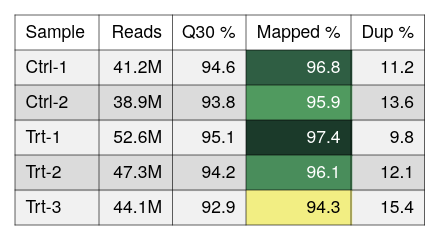

Here is the Vega-Lite specification saved for this chart:
### Vega-Lite specification from a JSON file in a GitHub repository (floating-point values rounded to 4 significant figures)
{"background": null, "config": {"arc": {"fill": "#DBDBDB", "fillOpacity": 1.0, "innerRadius": 25.0, "padAngle": 0.03, "stroke": "black", "strokeOpacity": 1, "strokeWidth": 0.25}, "area": {"fill": "#DBDBDB", "fillOpacity": 1.0, "stroke": "black", "strokeOpacity": 1, "strokeWidth": 0.25}, "axis": {"domain": true, "domainCap": "round", "domainColor": "black", "domainWidth": 0.25, "grid": false, "gridCap": "round", "gridColor": "#F1F1F1", "gridDash": [0, 0], "gridOpacity": 1.0, "gridWidth": 0.25, "labelColor": "black", "labelFont": "Helvetica Neue, HelveticaNeue, Helvetica, Arial, sans-serif", "labelFontSize": 7, "labelFontStyle": "normal", "labelFontWeight": 400, "offset": 4.5, "ticks": true, "tickCap": "round", "tickColor": "black", "tickRound": false, "tickSize": 3, "tickWidth": 0.25, "titleColor": "black", "titleFont": "Helvetica Neue, HelveticaNeue, Helvetica, Arial, sans-serif", "titleFontSize": 7, "titleFontStyle": "normal", "titleFontWeight": 400}, "axisX": {"domain": true, "labelAlign": "center", "labelAngle": 0, "labels": true, "ticks": true, "translate": 0}, "axisY": {"domain": true, "labelAlign": "right", "labelAngle": 0, "labels": true, "ticks": true, "translate": 0}, "axisRight": {"domain": true, "labelAlign": "left", "labelAngle": 0, "labels": true, "ticks": true, "translate": 0}, "axisTop": {"domain": true, "labelAlign": "center", "labelAngle": 0, "labels": true, "ticks": true, "translate": 0}, "axisBand": {"tickOffset": 0}, "bar": {"fill": "#DBDBDB", "fillOpacity": 1.0, "stroke": "black", "strokeOpacity": 1, "strokeWidth": 0.25}, "boxplot": {"size": 9.0, "ticks": {"cornerRadius": 0.25, "fill": "black", "opacity": 1, "size": 4.5, "thickness": 0.25}, "box": {"fillOpacity": 1.0, "stroke": "black", "strokeOpacity": 1, "strokeWidth": 0.25}, "median": {"cornerRadius": 0, "fill": "black", "fillOpacity": 1.0, "opacity": 1, "size": 9.0, "thickness": 0.25}, "rule": {"fill": "black", "fillOpacity": 1.0, "size": 10.0, "stroke": "black", "strokeDash": [0, 0], "strokeOpacity": 1, "strokeWidth": 0.25}, "outliers": {"color": "black", "fill": "black", "fillOpacity": 1.0, "size": 0, "stroke": "black", "strokeOpacity": 1, "strokeWidth": 0.25}}, "circle": {"fill": "black", "fillOpacity": 1.0, "size": 1.25, "stroke": null, "strokeOpacity": 1, "strokeWidth": 0.25}, "errorband": {"band": {"fillOpacity": 0.6, "stroke": null, "strokeWidth": 0.25, "strokeOpacity": 1}, "borders": {"opacity": 0, "strokeOpacity": 0.25, "strokeWidth": 1}}, "errorbar": {"opacity": 1, "rule": {"strokeDash": [0, 0], "strokeWidth": 0.25}, "ticks": {"color": "black", "cornerRadius": 0.125, "opacity": 1, "size": 6.0, "thickness": 0.25}, "thickness": 0.25}, "font": "Helvetica Neue, HelveticaNeue, Helvetica, Arial, sans-serif", "geoshape": {"fill": "#DBDBDB", "fillOpacity": 1.0, "stroke": "black", "strokeOpacity": 1, "strokeWidth": 0.25}, "header": {"labelColor": "black", "labelFont": "Helvetica Neue, HelveticaNeue, Helvetica, Arial, sans-serif", "labelFontSize": 7, "labelFontStyle": "normal", "labelFontWeight": 400, "titleColor": "black", "titleFont": "Helvetica Neue, HelveticaNeue, Helvetica, Arial, sans-serif", "titleFontSize": 7, "titleFontStyle": "normal", "titleFontWeight": 400, "titlePadding": 0}, "legend": {"disable": false, "offset": 4.5, "titlePadding": 4, "labelOffset": 2, "gradientLabelOffset": 2, "gradientLength": 50.0, "gradientThickness": 5.0, "gradientOpacity": 1.0, "gradientStrokeColor": "black", "gradientStrokeWidth": 0.25, "labelColor": "black", "labelFont": "Helvetica Neue, HelveticaNeue, Helvetica, Arial, sans-serif", "labelFontSize": 7, "labelFontStyle": "normal", "labelFontWeight": 400, "strokeColor": "black", "strokeWidth": 0, "symbolSize": 42, "symbolStrokeColor": "black", "symbolStrokeWidth": 0.25, "titleColor": "black", "titleFont": "Helvetica Neue, HelveticaNeue, Helvetica, Arial, sans-serif", "titleFontSize": 7, "titleFontStyle": "normal", "titleFontWeight": 400}, "line": {"color": "black", "stroke": "black", "strokeCap": "butt", "strokeDash": [0, 0], "strokeOpacity": 1, "strokeWidth": 0.5}, "point": {"filled": true, "fill": "#DBDBDB", "fillOpacity": 1.0, "size": 5.0, "stroke": "black", "strokeOpacity": 1, "strokeWidth": 0.25}, "range": {"category": ["#B2B2B2", "#636363", "#4A7CD3", "#008542", "#382864", "#509F98", "#284F93", "#005226", "#A398D6", "#173633"], "diverging": {"scheme": ["#443E60", "#5F597E", "#7C759B", "#9994B6", "#B7B4CC", "#D6D5DC", "#F6F6F6", "#D1DAD9", "#A4C2BF", "#7AA9A4", "#578E89", "#37736E", "#1B5954"]}, "heatmap": {"scheme": ["#32022B", "#43044D", "#4C196E", "#4D338C", "#484DA6", "#3A68BB", "#1D83CA", "#1D9CCB", "#23B5C9", "#28CDC5", "#4DE0B4", "#91EE9F"]}, "ordinal": {"scheme": ["#F1F1F1", "#DBDBDB", "#C6C6C6", "#B2B2B2", "#9D9D9D", "#898989", "#767676", "#636363", "#515151", "#404040", "#2F2F2F", "#1F1F1F"]}, "ramp": {"scheme": ["#32022B", "#43044D", "#4C196E", "#4D338C", "#484DA6", "#3A68BB", "#1D83CA", "#1D9CCB", "#23B5C9", "#28CDC5", "#4DE0B4", "#91EE9F"]}}, "rule": {"color": "black", "stroke": "black", "strokeCap": "round", "strokeDash": [2, 2], "strokeOpacity": 1, "strokeWidth": 0.25}, "scale": {"bandPaddingInner": 0.1, "bandPaddingOuter": 0.1, "round": false}, "rect": {"fill": "#DBDBDB", "fillOpacity": 1.0, "stroke": "black", "strokeOpacity": 1, "strokeWidth": 0.25}, "square": {"fill": "#DBDBDB", "fillOpacity": 1.0, "size": 10.0, "stroke": "black", "strokeOpacity": 1, "strokeWidth": 0.25}, "text": {"color": "black", "font": "Helvetica Neue, HelveticaNeue, Helvetica, Arial, sans-serif", "fontSize": 7, "fontStyle": "normal", "fontWeight": 400}, "tick": {"color": "black", "cornerRadius": 0.125, "opacity": 1.0, "size": 9.0, "thickness": 0.25}, "title": {"anchor": "middle", "frame": "group", "color": "black", "font": "Helvetica Neue, HelveticaNeue, Helvetica, Arial, sans-serif", "fontSize": 7, "fontStyle": "normal", "fontWeight": 400, "subtitleColor": "black", "subtitleFont": "Helvetica Neue, HelveticaNeue, Helvetica, Arial, sans-serif", "subtitleFontSize": "Helvetica Neue, HelveticaNeue, Helvetica, Arial, sans-serif", "subtitleFontStyle": "normal", "subtitleFontWeight": 400}, "trail": {"color": "black", "opacity": 1, "size": 0.5}, "view": {"continuousWidth": 100, "continuousHeight": 100, "discreteWidth": 100, "discreteHeight": 100, "fill": null, "stroke": null, "strokeWidth": 0.25}}, "layer": [{"data": {"name": "data-91056f8938c756990760b3ee3ffbadab"}, "mark": {"type": "rect", "fill": "#F1F1F1", "stroke": null, "strokeWidth": 0}, "encoding": {"x": {"value": 0}, "x2": {"value": 34.1}, "y": {"axis": null, "field": "__ytop", "scale": {"domain": [0, 84], "nice": false, "range": [0, 84], "zero": false}, "type": "quantitative"}, "y2": {"field": "__ybot"}}, "transform": [{"window": [{"op": "row_number", "field": "", "as": "__rowidx"}]}, {"calculate": "14 + (datum.__rowidx - 1) * 14", "as": "__ytop"}, {"calculate": "min(14 + datum.__rowidx * 14 + 0.5, 84)", "as": "__ybot"}, {"calculate": "14 + (datum.__rowidx - 0.5) * 14", "as": "__ymid"}, {"filter": "(datum.__rowidx - 1) % 2 == 0"}]}, {"data": {"name": "data-91056f8938c756990760b3ee3ffbadab"}, "mark": {"type": "rect", "fill": "#DBDBDB", "stroke": null, "strokeWidth": 0}, "encoding": {"x": {"value": 0}, "x2": {"value": 34.1}, "y": {"axis": null, "field": "__ytop", "scale": {"domain": [0, 84], "nice": false, "range": [0, 84], "zero": false}, "type": "quantitative"}, "y2": {"field": "__ybot"}}, "transform": [{"window": [{"op": "row_number", "field": "", "as": "__rowidx"}]}, {"calculate": "14 + (datum.__rowidx - 1) * 14", "as": "__ytop"}, {"calculate": "min(14 + datum.__rowidx * 14 + 0.5, 84)", "as": "__ybot"}, {"calculate": "14 + (datum.__rowidx - 0.5) * 14", "as": "__ymid"}, {"filter": "(datum.__rowidx - 1) % 2 == 1"}]}, {"data": {"name": "data-91056f8938c756990760b3ee3ffbadab"}, "mark": {"type": "rect", "fill": "#F1F1F1", "stroke": null, "strokeWidth": 0}, "encoding": {"x": {"value": 33.6}, "x2": {"value": 63.5}, "y": {"axis": null, "field": "__ytop", "scale": {"domain": [0, 84], "nice": false, "range": [0, 84], "zero": false}, "type": "quantitative"}, "y2": {"field": "__ybot"}}, "transform": [{"window": [{"op": "row_number", "field": "", "as": "__rowidx"}]}, {"calculate": "14 + (datum.__rowidx - 1) * 14", "as": "__ytop"}, {"calculate": "min(14 + datum.__rowidx * 14 + 0.5, 84)", "as": "__ybot"}, {"calculate": "14 + (datum.__rowidx - 0.5) * 14", "as": "__ymid"}, {"filter": "(datum.__rowidx - 1) % 2 == 0"}]}, {"data": {"name": "data-91056f8938c756990760b3ee3ffbadab"}, "mark": {"type": "rect", "fill": "#DBDBDB", "stroke": null, "strokeWidth": 0}, "encoding": {"x": {"value": 33.6}, "x2": {"value": 63.5}, "y": {"axis": null, "field": "__ytop", "scale": {"domain": [0, 84], "nice": false, "range": [0, 84], "zero": false}, "type": "quantitative"}, "y2": {"field": "__ybot"}}, "transform": [{"window": [{"op": "row_number", "field": "", "as": "__rowidx"}]}, {"calculate": "14 + (datum.__rowidx - 1) * 14", "as": "__ytop"}, {"calculate": "min(14 + datum.__rowidx * 14 + 0.5, 84)", "as": "__ybot"}, {"calculate": "14 + (datum.__rowidx - 0.5) * 14", "as": "__ymid"}, {"filter": "(datum.__rowidx - 1) % 2 == 1"}]}, {"data": {"name": "data-91056f8938c756990760b3ee3ffbadab"}, "mark": {"type": "rect", "fill": "#F1F1F1", "stroke": null, "strokeWidth": 0}, "encoding": {"x": {"value": 63.0}, "x2": {"value": 92.9}, "y": {"axis": null, "field": "__ytop", "scale": {"domain": [0, 84], "nice": false, "range": [0, 84], "zero": false}, "type": "quantitative"}, "y2": {"field": "__ybot"}}, "transform": [{"window": [{"op": "row_number", "field": "", "as": "__rowidx"}]}, {"calculate": "14 + (datum.__rowidx - 1) * 14", "as": "__ytop"}, {"calculate": "min(14 + datum.__rowidx * 14 + 0.5, 84)", "as": "__ybot"}, {"calculate": "14 + (datum.__rowidx - 0.5) * 14", "as": "__ymid"}, {"filter": "(datum.__rowidx - 1) % 2 == 0"}]}, {"data": {"name": "data-91056f8938c756990760b3ee3ffbadab"}, "mark": {"type": "rect", "fill": "#DBDBDB", "stroke": null, "strokeWidth": 0}, "encoding": {"x": {"value": 63.0}, "x2": {"value": 92.9}, "y": {"axis": null, "field": "__ytop", "scale": {"domain": [0, 84], "nice": false, "range": [0, 84], "zero": false}, "type": "quantitative"}, "y2": {"field": "__ybot"}}, "transform": [{"window": [{"op": "row_number", "field": "", "as": "__rowidx"}]}, {"calculate": "14 + (datum.__rowidx - 1) * 14", "as": "__ytop"}, {"calculate": "min(14 + datum.__rowidx * 14 + 0.5, 84)", "as": "__ybot"}, {"calculate": "14 + (datum.__rowidx - 0.5) * 14", "as": "__ymid"}, {"filter": "(datum.__rowidx - 1) % 2 == 1"}]}, {"data": {"name": "data-91056f8938c756990760b3ee3ffbadab"}, "mark": {"type": "rect", "fill": "#F1F1F1", "stroke": null, "strokeWidth": 0}, "encoding": {"x": {"value": 92.4}, "x2": {"value": 134.9}, "y": {"axis": null, "field": "__ytop", "scale": {"domain": [0, 84], "nice": false, "range": [0, 84], "zero": false}, "type": "quantitative"}, "y2": {"field": "__ybot"}}, "transform": [{"window": [{"op": "row_number", "field": "", "as": "__rowidx"}]}, {"calculate": "14 + (datum.__rowidx - 1) * 14", "as": "__ytop"}, {"calculate": "min(14 + datum.__rowidx * 14 + 0.5, 84)", "as": "__ybot"}, {"calculate": "14 + (datum.__rowidx - 0.5) * 14", "as": "__ymid"}, {"filter": "(datum.__rowidx - 1) % 2 == 0"}]}, {"data": {"name": "data-91056f8938c756990760b3ee3ffbadab"}, "mark": {"type": "rect", "fill": "#DBDBDB", "stroke": null, "strokeWidth": 0}, "encoding": {"x": {"value": 92.4}, "x2": {"value": 134.9}, "y": {"axis": null, "field": "__ytop", "scale": {"domain": [0, 84], "nice": false, "range": [0, 84], "zero": false}, "type": "quantitative"}, "y2": {"field": "__ybot"}}, "transform": [{"window": [{"op": "row_number", "field": "", "as": "__rowidx"}]}, {"calculate": "14 + (datum.__rowidx - 1) * 14", "as": "__ytop"}, {"calculate": "min(14 + datum.__rowidx * 14 + 0.5, 84)", "as": "__ybot"}, {"calculate": "14 + (datum.__rowidx - 0.5) * 14", "as": "__ymid"}, {"filter": "(datum.__rowidx - 1) % 2 == 1"}]}, {"data": {"name": "data-91056f8938c756990760b3ee3ffbadab"}, "mark": {"type": "rect", "fill": "#F1F1F1", "stroke": null, "strokeWidth": 0}, "encoding": {"x": {"value": 134.4}, "x2": {"value": 163.8}, "y": {"axis": null, "field": "__ytop", "scale": {"domain": [0, 84], "nice": false, "range": [0, 84], "zero": false}, "type": "quantitative"}, "y2": {"field": "__ybot"}}, "transform": [{"window": [{"op": "row_number", "field": "", "as": "__rowidx"}]}, {"calculate": "14 + (datum.__rowidx - 1) * 14", "as": "__ytop"}, {"calculate": "min(14 + datum.__rowidx * 14 + 0.5, 84)", "as": "__ybot"}, {"calculate": "14 + (datum.__rowidx - 0.5) * 14", "as": "__ymid"}, {"filter": "(datum.__rowidx - 1) % 2 == 0"}]}, {"data": {"name": "data-91056f8938c756990760b3ee3ffbadab"}, "mark": {"type": "rect", "fill": "#DBDBDB", "stroke": null, "strokeWidth": 0}, "encoding": {"x": {"value": 134.4}, "x2": {"value": 163.8}, "y": {"axis": null, "field": "__ytop", "scale": {"domain": [0, 84], "nice": false, "range": [0, 84], "zero": false}, "type": "quantitative"}, "y2": {"field": "__ybot"}}, "transform": [{"window": [{"op": "row_number", "field": "", "as": "__rowidx"}]}, {"calculate": "14 + (datum.__rowidx - 1) * 14", "as": "__ytop"}, {"calculate": "min(14 + datum.__rowidx * 14 + 0.5, 84)", "as": "__ybot"}, {"calculate": "14 + (datum.__rowidx - 0.5) * 14", "as": "__ymid"}, {"filter": "(datum.__rowidx - 1) % 2 == 1"}]}, {"data": {"name": "data-91056f8938c756990760b3ee3ffbadab"}, "mark": {"type": "rect", "stroke": null, "strokeWidth": 0}, "encoding": {"color": {"field": "mapped", "legend": null, "scale": {"domain": [94.3, 97.4], "range": ["#F2EE83", "#CEE37A", "#ACD770", "#8AC867", "#68B961", "#58A761", "#4D945E", "#438156", "#396E4D", "#2E5C42", "#244B36", "#1B3A2A"]}, "type": "quantitative"}, "x": {"value": 92.4}, "x2": {"value": 134.9}, "y": {"axis": null, "field": "__ytop", "scale": {"domain": [0, 84], "nice": false, "range": [0, 84], "zero": false}, "type": "quantitative"}, "y2": {"field": "__ybot"}}, "transform": [{"window": [{"op": "row_number", "field": "", "as": "__rowidx"}]}, {"calculate": "14 + (datum.__rowidx - 1) * 14", "as": "__ytop"}, {"calculate": "min(14 + datum.__rowidx * 14 + 0.5, 84)", "as": "__ybot"}, {"calculate": "14 + (datum.__rowidx - 0.5) * 14", "as": "__ymid"}]}, {"data": {"values": [{"__dysonsphere__": 1}]}, "mark": {"type": "rule", "color": "black", "strokeDash": [0, 0], "strokeWidth": 0.25}, "encoding": {"x": {"value": 0}, "x2": {"value": 163.8}, "y": {"value": 14}}}, {"data": {"values": [{"__dysonsphere__": 1}]}, "mark": {"type": "rule", "color": "black", "strokeDash": [0, 0], "strokeWidth": 0.25}, "encoding": {"x": {"value": 0}, "x2": {"value": 163.8}, "y": {"value": 28}}}, {"data": {"values": [{"__dysonsphere__": 1}]}, "mark": {"type": "rule", "color": "black", "strokeDash": [0, 0], "strokeWidth": 0.25}, "encoding": {"x": {"value": 0}, "x2": {"value": 163.8}, "y": {"value": 42}}}, {"data": {"values": [{"__dysonsphere__": 1}]}, "mark": {"type": "rule", "color": "black", "strokeDash": [0, 0], "strokeWidth": 0.25}, "encoding": {"x": {"value": 0}, "x2": {"value": 163.8}, "y": {"value": 56}}}, {"data": {"values": [{"__dysonsphere__": 1}]}, "mark": {"type": "rule", "color": "black", "strokeDash": [0, 0], "strokeWidth": 0.25}, "encoding": {"x": {"value": 0}, "x2": {"value": 163.8}, "y": {"value": 70}}}, {"data": {"values": [{"__dysonsphere__": 1}]}, "mark": {"type": "rule", "color": "black", "strokeDash": [0, 0], "strokeWidth": 0.25}, "encoding": {"x": {"value": 33.6}, "y": {"value": 0}, "y2": {"value": 84}}}, {"data": {"values": [{"__dysonsphere__": 1}]}, "mark": {"type": "rule", "color": "black", "strokeDash": [0, 0], "strokeWidth": 0.25}, "encoding": {"x": {"value": 63.0}, "y": {"value": 0}, "y2": {"value": 84}}}, {"data": {"values": [{"__dysonsphere__": 1}]}, "mark": {"type": "rule", "color": "black", "strokeDash": [0, 0], "strokeWidth": 0.25}, "encoding": {"x": {"value": 92.4}, "y": {"value": 0}, "y2": {"value": 84}}}, {"data": {"values": [{"__dysonsphere__": 1}]}, "mark": {"type": "rule", "color": "black", "strokeDash": [0, 0], "strokeWidth": 0.25}, "encoding": {"x": {"value": 134.4}, "y": {"value": 0}, "y2": {"value": 84}}}, {"data": {"values": [{"__dysonsphere__": 1}]}, "mark": {"type": "rule", "color": "black", "strokeDash": [0, 0], "strokeWidth": 0.25}, "encoding": {"x": {"value": 0}, "x2": {"value": 163.8}, "y": {"value": 0}}}, {"data": {"values": [{"__dysonsphere__": 1}]}, "mark": {"type": "rule", "color": "black", "strokeDash": [0, 0], "strokeWidth": 0.25}, "encoding": {"x": {"value": 0}, "x2": {"value": 163.8}, "y": {"value": 84}}}, {"data": {"values": [{"__dysonsphere__": 1}]}, "mark": {"type": "rule", "color": "black", "strokeDash": [0, 0], "strokeWidth": 0.25}, "encoding": {"x": {"value": 0}, "y": {"value": 0}, "y2": {"value": 84}}}, {"data": {"values": [{"__dysonsphere__": 1}]}, "mark": {"type": "rule", "color": "black", "strokeDash": [0, 0], "strokeWidth": 0.25}, "encoding": {"x": {"value": 163.8}, "y": {"value": 0}, "y2": {"value": 84}}}, {"data": {"name": "data-91056f8938c756990760b3ee3ffbadab"}, "mark": {"type": "text", "align": "left", "baseline": "middle", "fontSize": 7}, "encoding": {"text": {"field": "sample", "type": "nominal"}, "x": {"value": 4.2}, "y": {"axis": null, "field": "__ymid", "scale": {"domain": [0, 84], "nice": false, "range": [0, 84], "zero": false}, "type": "quantitative"}}, "transform": [{"window": [{"op": "row_number", "field": "", "as": "__rowidx"}]}, {"calculate": "14 + (datum.__rowidx - 1) * 14", "as": "__ytop"}, {"calculate": "min(14 + datum.__rowidx * 14 + 0.5, 84)", "as": "__ybot"}, {"calculate": "14 + (datum.__rowidx - 0.5) * 14", "as": "__ymid"}]}, {"data": {"name": "data-91056f8938c756990760b3ee3ffbadab"}, "mark": {"type": "text", "align": "right", "baseline": "middle", "fontSize": 7}, "encoding": {"text": {"field": "reads", "format": "~s", "type": "quantitative"}, "x": {"value": 58.8}, "y": {"axis": null, "field": "__ymid", "scale": {"domain": [0, 84], "nice": false, "range": [0, 84], "zero": false}, "type": "quantitative"}}, "transform": [{"window": [{"op": "row_number", "field": "", "as": "__rowidx"}]}, {"calculate": "14 + (datum.__rowidx - 1) * 14", "as": "__ytop"}, {"calculate": "min(14 + datum.__rowidx * 14 + 0.5, 84)", "as": "__ybot"}, {"calculate": "14 + (datum.__rowidx - 0.5) * 14", "as": "__ymid"}]}, {"data": {"name": "data-91056f8938c756990760b3ee3ffbadab"}, "mark": {"type": "text", "align": "right", "baseline": "middle", "fontSize": 7}, "encoding": {"text": {"field": "q30", "format": ".1f", "type": "quantitative"}, "x": {"value": 88.2}, "y": {"axis": null, "field": "__ymid", "scale": {"domain": [0, 84], "nice": false, "range": [0, 84], "zero": false}, "type": "quantitative"}}, "transform": [{"window": [{"op": "row_number", "field": "", "as": "__rowidx"}]}, {"calculate": "14 + (datum.__rowidx - 1) * 14", "as": "__ytop"}, {"calculate": "min(14 + datum.__rowidx * 14 + 0.5, 84)", "as": "__ybot"}, {"calculate": "14 + (datum.__rowidx - 0.5) * 14", "as": "__ymid"}]}, {"data": {"name": "data-91056f8938c756990760b3ee3ffbadab"}, "mark": {"type": "text", "align": "right", "baseline": "middle", "fontSize": 7}, "encoding": {"color": {"field": "__tc_3", "scale": null, "type": "nominal"}, "text": {"field": "mapped", "format": ".1f", "type": "quantitative"}, "x": {"value": 130.2}, "y": {"axis": null, "field": "__ymid", "scale": {"domain": [0, 84], "nice": false, "range": [0, 84], "zero": false}, "type": "quantitative"}}, "transform": [{"window": [{"op": "row_number", "field": "", "as": "__rowidx"}]}, {"calculate": "14 + (datum.__rowidx - 1) * 14", "as": "__ytop"}, {"calculate": "min(14 + datum.__rowidx * 14 + 0.5, 84)", "as": "__ybot"}, {"calculate": "14 + (datum.__rowidx - 0.5) * 14", "as": "__ymid"}, {"calculate": "datum['mapped'] < 95.28636363636363 ? 'black' : 'white'", "as": "__tc_3"}]}, {"data": {"name": "data-91056f8938c756990760b3ee3ffbadab"}, "mark": {"type": "text", "align": "right", "baseline": "middle", "fontSize": 7}, "encoding": {"text": {"field": "dup", "format": ".1f", "type": "quantitative"}, "x": {"value": 159.6}, "y": {"axis": null, "field": "__ymid", "scale": {"domain": [0, 84], "nice": false, "range": [0, 84], "zero": false}, "type": "quantitative"}}, "transform": [{"window": [{"op": "row_number", "field": "", "as": "__rowidx"}]}, {"calculate": "14 + (datum.__rowidx - 1) * 14", "as": "__ytop"}, {"calculate": "min(14 + datum.__rowidx * 14 + 0.5, 84)", "as": "__ybot"}, {"calculate": "14 + (datum.__rowidx - 0.5) * 14", "as": "__ymid"}]}, {"data": {"values": [{"__dysonsphere__": 1}]}, "mark": {"type": "text", "align": "left", "baseline": "middle", "fontSize": 7, "fontStyle": "bold"}, "encoding": {"text": {"value": "Sample"}, "x": {"value": 4.2}, "y": {"value": 7.0}}}, {"data": {"values": [{"__dysonsphere__": 1}]}, "mark": {"type": "text", "align": "right", "baseline": "middle", "fontSize": 7, "fontStyle": "bold"}, "encoding": {"text": {"value": "Reads"}, "x": {"value": 58.8}, "y": {"value": 7.0}}}, {"data": {"values": [{"__dysonsphere__": 1}]}, "mark": {"type": "text", "align": "right", "baseline": "middle", "fontSize": 7, "fontStyle": "bold"}, "encoding": {"text": {"value": "Q30 %"}, "x": {"value": 88.2}, "y": {"value": 7.0}}}, {"data": {"values": [{"__dysonsphere__": 1}]}, "mark": {"type": "text", "align": "right", "baseline": "middle", "fontSize": 7, "fontStyle": "bold"}, "encoding": {"text": {"value": "Mapped %"}, "x": {"value": 130.2}, "y": {"value": 7.0}}}, {"data": {"values": [{"__dysonsphere__": 1}]}, "mark": {"type": "text", "align": "right", "baseline": "middle", "fontSize": 7, "fontStyle": "bold"}, "encoding": {"text": {"value": "Dup %"}, "x": {"value": 159.6}, "y": {"value": 7.0}}}], "height": 84, "resolve": {"scale": {"color": "independent"}}, "view": {"fill": null, "stroke": null}, "width": 163.8, "$schema": "https://vega.github.io/schema/vega-lite/v6.4.1.json", "datasets": {"data-91056f8938c756990760b3ee3ffbadab": [{"sample": "Ctrl-1", "reads": 41200000, "q30": 94.6, "mapped": 96.8, "dup": 11.2}, {"sample": "Ctrl-2", "reads": 38900000, "q30": 93.8, "mapped": 95.9, "dup": 13.6}, {"sample": "Trt-1", "reads": 52600000, "q30": 95.1, "mapped": 97.4, "dup": 9.8}, {"sample": "Trt-2", "reads": 47300000, "q30": 94.2, "mapped": 96.1, "dup": 12.1}, {"sample": "Trt-3", "reads": 44100000, "q30": 92.9, "mapped": 94.3, "dup": 15.4}]}}
